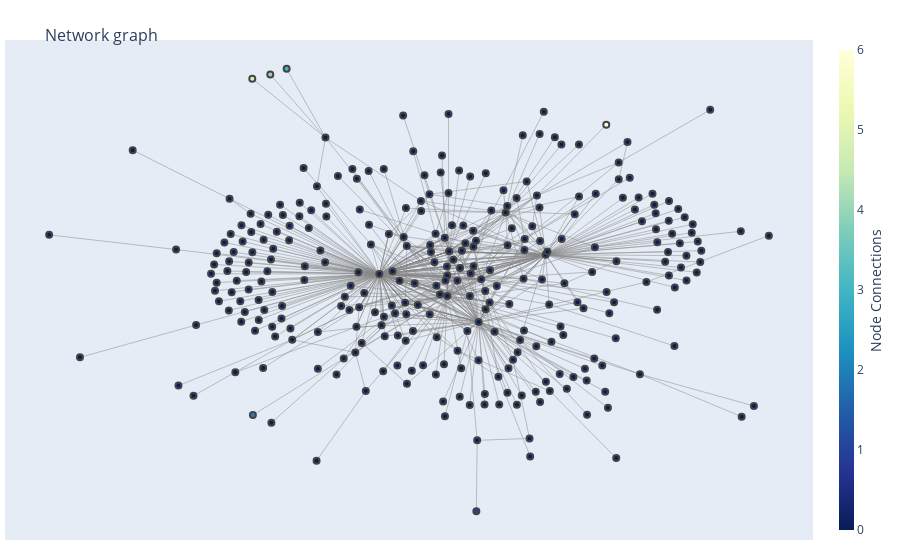

Here is the notebook cell this chart was saved with:
### Code cell
cluster_reprs = get_cluster_reprs(a_graph, number_clusters=6)
assignm = [0]*300
for i, cl_rprs in enumerate(cluster_reprs):
    assignm[cl_rprs] = i + 1

plot_nx_graph(a_graph, assignm, assignm)

### Figure 1 — Plotly figure (JSON) as saved in the notebook; plotly's stock layout.template omitted (floating-point values rounded to 4 significant figures; data arrays with more than 128 entries replaced by an {"elided": "..."} marker saying what was removed)
{"data": [{"hoverinfo": "none", "line": {"color": "#888", "width": 0.5}, "mode": "lines", "type": "scatter", "x": {"elided": "2070 float values"}, "y": {"elided": "2070 float values"}}, {"hoverinfo": "text", "marker": {"color": {"elided": "300 int values"}, "colorbar": {"thickness": 15, "title": {"side": "right", "text": "Node Connections"}, "xanchor": "left"}, "colorscale": [[0.0, "rgb(255,255,217)"], [0.125, "rgb(237,248,177)"], [0.25, "rgb(199,233,180)"], [0.375, "rgb(127,205,187)"], [0.5, "rgb(65,182,196)"], [0.625, "rgb(29,145,192)"], [0.75, "rgb(34,94,168)"], [0.875, "rgb(37,52,148)"], [1.0, "rgb(8,29,88)"]], "line": {"width": 2}, "reversescale": true, "showscale": true}, "mode": "markers", "text": {"elided": "300 str values"}, "type": "scatter", "x": {"elided": "300 float values"}, "y": {"elided": "300 float values"}}], "layout": {"hovermode": "closest", "margin": {"b": 20, "l": 5, "r": 5, "t": 40}, "showlegend": false, "title": {"font": {"size": 16}, "text": "<br>Network graph"}, "xaxis": {"showgrid": false, "showticklabels": false, "zeroline": false}, "yaxis": {"showgrid": false, "showticklabels": false, "zeroline": false}}}
